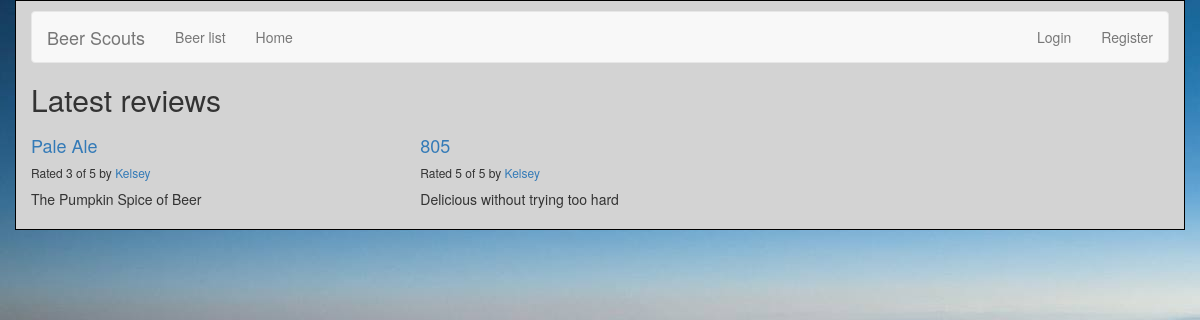
/reviews/, run on an earlier commit of the app's database.
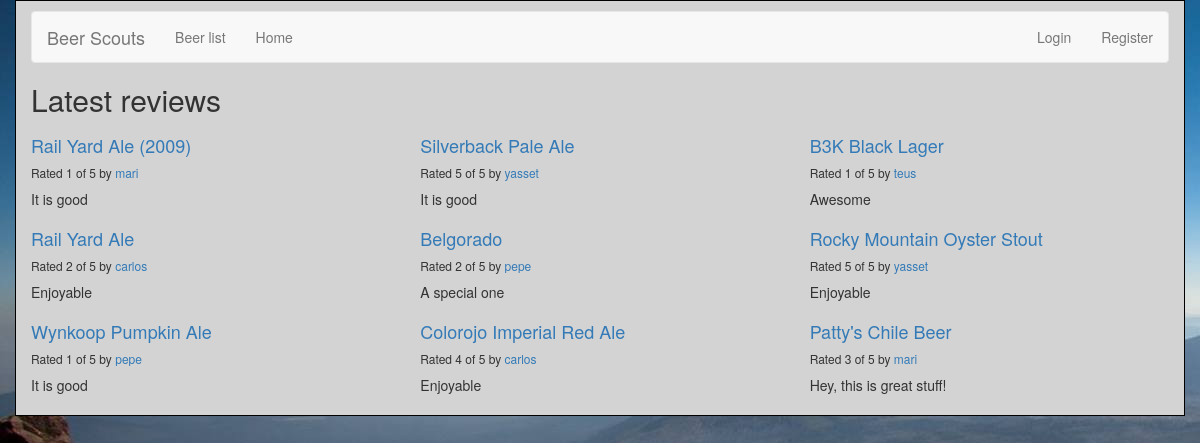
And on a later commit of the database.
### reviews/models.py (models this page shows, shortened)
class Review(models.Model):
    RATING_CHOICES = (
        (1, '1'),
        (2, '2'),
        (3, '3'),
        (4, '4'),
        (5, '5'),
    )
    beer = models.ForeignKey(Beer, on_delete=models.CASCADE,)
    pub_date = models.DateTimeField('date published')
    user_name = models.CharField(max_length=100)
    comment = models.CharField(max_length=200)
    rating = models.IntegerField(choices=RATING_CHOICES)

class Beer(models.Model):
    name = models.CharField(max_length=200)
    abv = models.CharField(max_length=200)
    ibu = models.CharField(max_length=200)
    style = models.CharField(max_length=200)
    ounces = models.CharField(max_length=200)

### reviews/views.py (the view)
def review_list(request):
    latest_review_list = Review.objects.order_by('-pub_date')[:9]
    context = {'latest_review_list':latest_review_list}
    return render(request, 'reviews/review_list.html', context)

### reviews/templates/reviews/review_list.html
{% extends 'base.html' %}
  {% block title %}
  <h2>Latest reviews</h2>
  {% endblock %}
  {% block content %}
  {% if latest_review_list %}
  <div class="row">
      {% for review in latest_review_list %}
      <div class="col-xs-6 col-lg-4">
          <h4><a href="{% url 'reviews:review_detail' review.id %}">
          {{ review.beer.name }}
          </a></h4>
          <h6>Rated {{ review.rating }} of 5 by <a href="{% url 'reviews:user_review_list' review.user_name %}" >{{ review.user_name }}</a></h6>
          <p>{{ review.comment }}</p>
      </div>
      {% endfor %}
  </div>
  {% else %}
  <p>No reviews are available.</p>
  {% endif %}
  {% endblock %}

### templates/base.html (shortened to what this page needs)
{% load bootstrap3 %}
{%load static%}
<link rel="stylesheet" href="{% static 'reviews/style.css'%}" type="text/css">
{% bootstrap_css %}
{% block bootstrap3_content %}
<div class="container">
    <nav class="navbar navbar-default">
        <div class="navbar-header">
            <a class="navbar-brand" href="{% url 'reviews:review_list' %}">Beer Scouts</a>
        </div>
        <div id="navbar" class="navbar-collapse collapse">
            <ul class="nav navbar-nav">
                <li><a href="{% url 'reviews:beer_list' %}">Beer list</a></li>
                <li><a href="{% url 'reviews:review_list' %}">Home</a></li>
            </ul>
            <ul class="nav navbar-nav navbar-right">
            {% if user.is_authenticated %}
                <li><a href="{% url 'reviews:user_review_list' user.username %}">Hello {{ user.username }}</a></li>
                <li><a href="{% url 'reviews:user_recommendation_list' %}">Beer suggestions</a></li>
                <li><a href="{% url 'auth:logout' %}">Logout</a></li>
                {% else %}
                <li><a href="{% url 'auth:login' %}">Login</a></li>
                <li><a href="/accounts/register">Register</a></li>
                {% endif %}
            </ul>
        </div>
    </nav>
    <h1>{% block title %}(no title){% endblock %}</h1>
    {% block content %}(no content){% endblock %}
</div>
{% endblock %}

### reviews/static/reviews/style.css (style rules this page uses)
.container { margin: auto; width: 80%; border: 1px solid black; padding: 10px; background-color: lightgray; box-shadow: gray; }
a { color: black; }
h1 { font-style: oblique; align-items: center; }

What changed in the data, as far as the page shows it:
no longer on this page (row edited): Review: beer.name "Pale Ale", rating "3", user_name "Kelsey", comment "The Pumpkin Spice of Beer"
no longer on this page (row edited): Review: beer.name "805", rating "5", user_name "Kelsey", comment "Delicious without trying too hard"
added Review: beer.name "Rail Yard Ale (2009)", rating "1", user_name "mari", comment "It is good"
added Review: beer.name "Silverback Pale Ale", rating "5", user_name "yasset", comment "It is good"
added Review: beer.name "B3K Black Lager", rating "1", user_name "teus", comment "Awesome"
added Review: beer.name "Rail Yard Ale", rating "2", user_name "carlos", comment "Enjoyable"
added Review: beer.name "Belgorado", rating "2", user_name "pepe", comment "A special one"
added Review: beer.name "Rocky Mountain Oyster Stout", rating "5", user_name "yasset", comment "Enjoyable"
added Review: beer.name "Wynkoop Pumpkin Ale", rating "1", user_name "pepe", comment "It is good"
added Review: beer.name "Colorojo Imperial Red Ale", rating "4", user_name "carlos", comment "Enjoyable"
added Review: beer.name "Patty's Chile Beer", rating "3", user_name "mari", comment "Hey, this is great stuff!"
